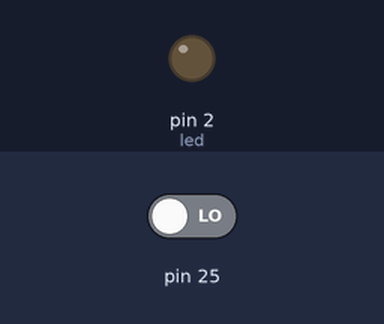
A program run on a simulated MicroPython board. On the bench: output pins drawn as LEDs (lit = HIGH). The test bench sets the inputs (shaded band). What the program prints to the serial console is not drawn.

Above: at 1.2 s.
1.3 s: on-board LED released
At 2.5 s:
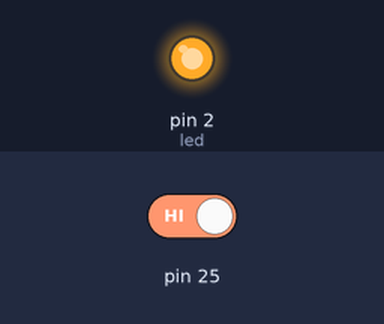
2.8 s: on-board LED held down
At 3.8 s:
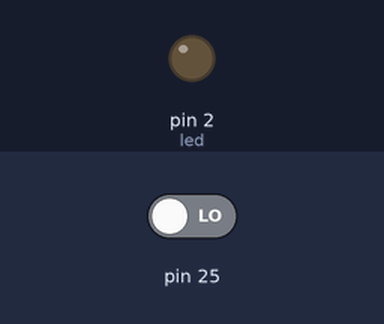
Timing chart, 0 to 5.8 s (numbered marks = the images above; inputs shaded):
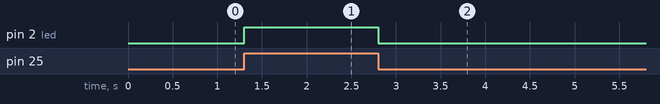

Measured:
- after the input at 1.3 s, pin 2 (led): LOW → HIGH at once
- after the input at 2.8 s, pin 2 (led): HIGH → LOW at once

The program:

Efecto_hall_led.py
```python
import machine

# Configura el pin GPIO que deseas leer como salida
pin_numero = 25  # Reemplaza esto con el número de pin que estás utilizando
pin_salida = machine.Pin(pin_numero, machine.Pin.IN)
led = machine.Pin(2, machine.Pin.OUT)
while True:


    estado_pin = pin_salida.value()
    print("Estado del pin de salida:", estado_pin)
    if(estado_pin==1):
        led.on()
    else:
        led.off()
```
